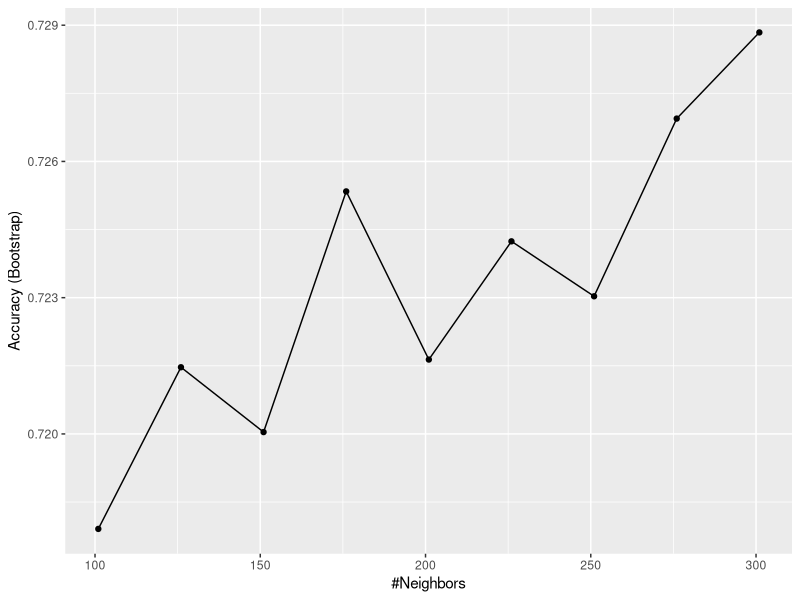
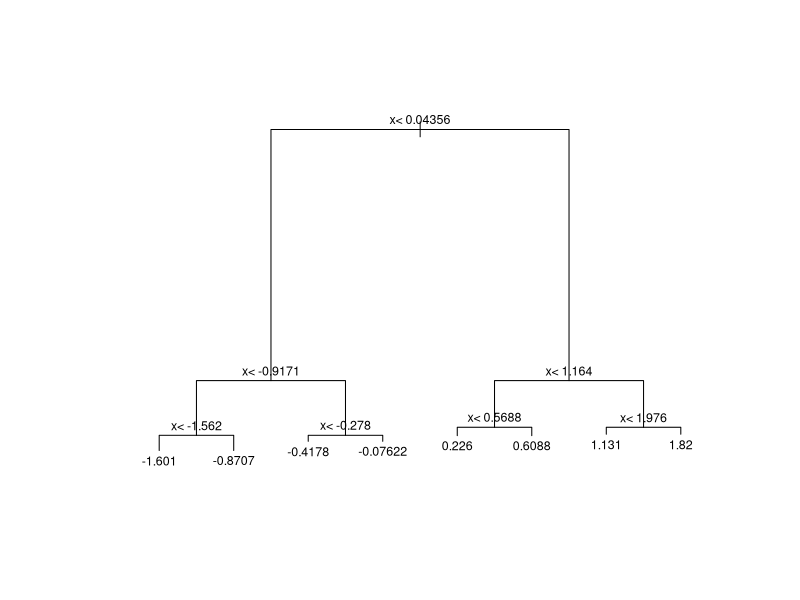
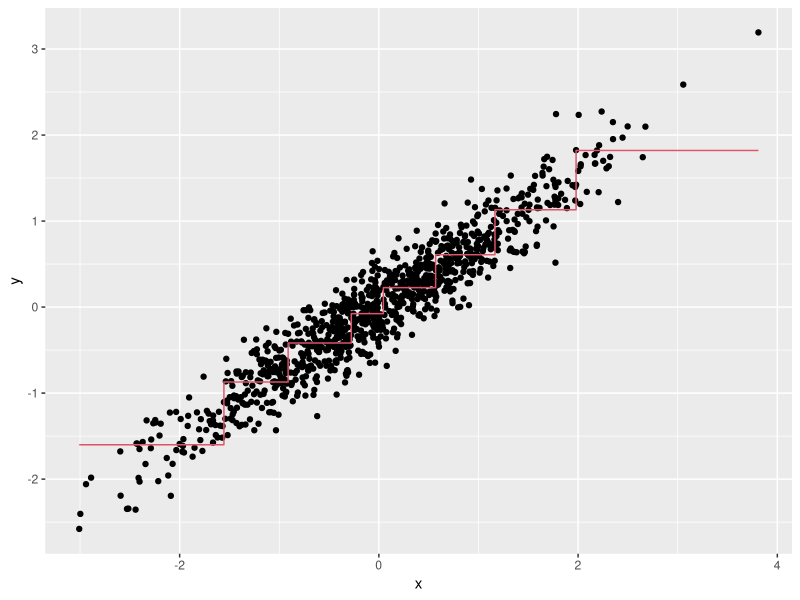
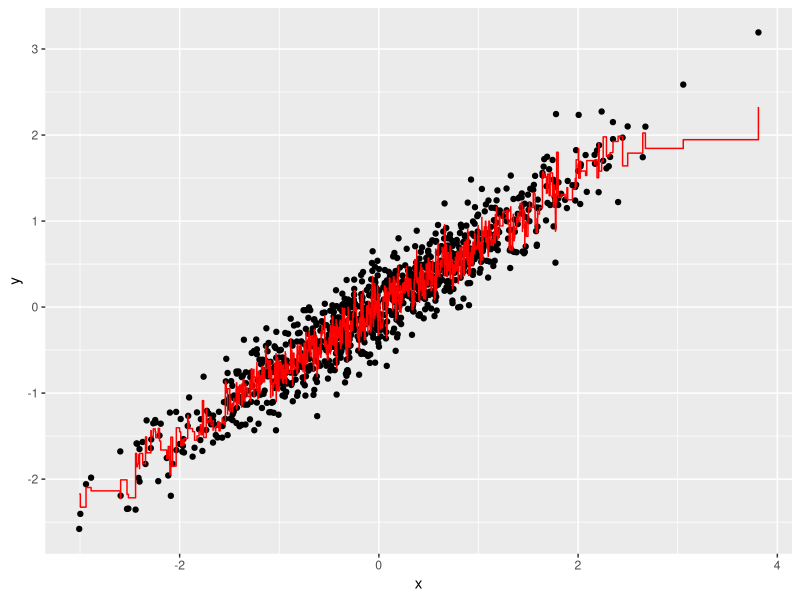
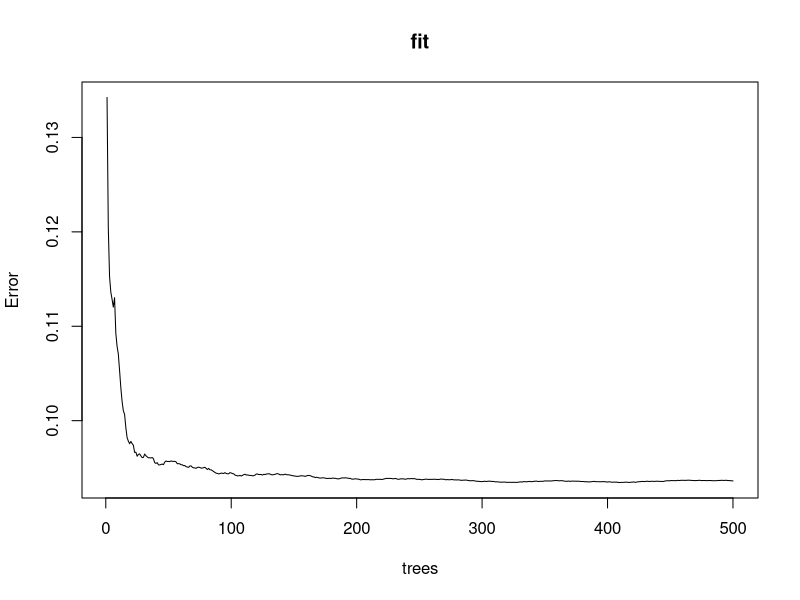
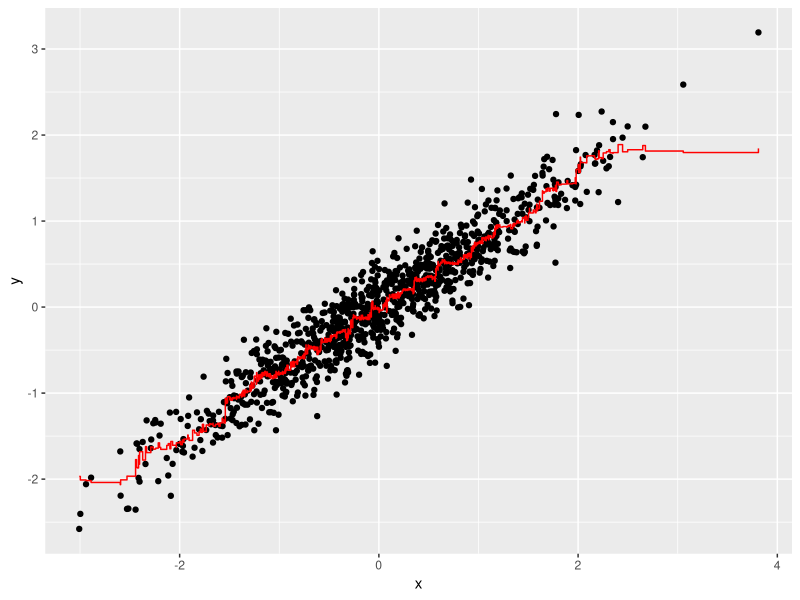
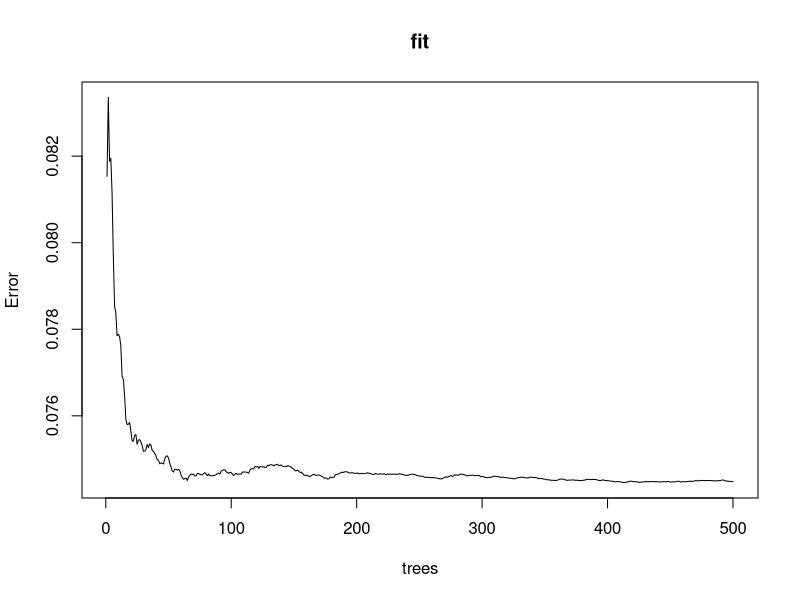

The R source for these figures, in order:
## 5.1 Cross Validation and Random Trees/Forest

library(tidyverse)
library(caret)

set.seed(1996)
n <- 1000
p <- 10000
x <- matrix(rnorm(n*p), n, p)
colnames(x) <- paste("x", 1:ncol(x), sep = "_")
y <- rbinom(n, 1, 0.5) %>% factor()

x_subset <- x[ ,sample(p, 100)]


# Q1 

set.seed(1)
fit <- train(x_subset, y, method = "glm")
fit$results

# Q2

pvals <- rep(0, ncol(x))
for (i in 1:ncol(x)) {
  pvals[i] <- t.test(x[,i][y==0], x[,i][y==1], var.equal=TRUE)$p.value
}

length(pvals[pvals<=.01])

# Q3
set.seed(1)

filter <- pvals <= .01
x_subset <- x[ ,filter]

fit <- train(x_subset, y, method = "glm")
fit$results



#Q4
set.seed(1)

fit <- train(x_subset, y, method = "knn")

train_knn <- train(x_subset, y,  method = "knn",
                   tuneGrid = data.frame(k = seq(101, 301, 25)))

ggplot(train_knn)



## Random Trees Check


library(rpart)
n <- 1000
sigma <- 0.25
set.seed(1)
x <- rnorm(n, 0, 1)
y <- 0.75 * x + rnorm(n, 0, sigma)
dat <- data.frame(x = x, y = y)


# Q1

fit <- rpart(y ~ ., data = dat) 


# Q2

plot(fit, margin = 0.1)
text(fit, cex = 0.75)

# Q3

dat %>% 
  mutate(y_hat = predict(fit)) %>% 
  ggplot() +
  geom_point(aes(x, y)) +
  geom_step(aes(x, y_hat), col=2)


# Q4

library(randomForest)
fit <- randomForest(y ~ x, data = dat)
  dat %>% 
  mutate(y_hat = predict(fit)) %>% 
  ggplot() +
  geom_point(aes(x, y)) +
  geom_step(aes(x, y_hat), col = "red")
  
# Q5
  
plot(fit)

# Q6

library(randomForest)
fit <- randomForest(y ~ x, data = dat, nodesize = 50, maxnodes = 25)
  dat %>% 
  mutate(y_hat = predict(fit)) %>% 
  ggplot() +
  geom_point(aes(x, y)) +
  geom_step(aes(x, y_hat), col = "red")
  
plot(fit)
